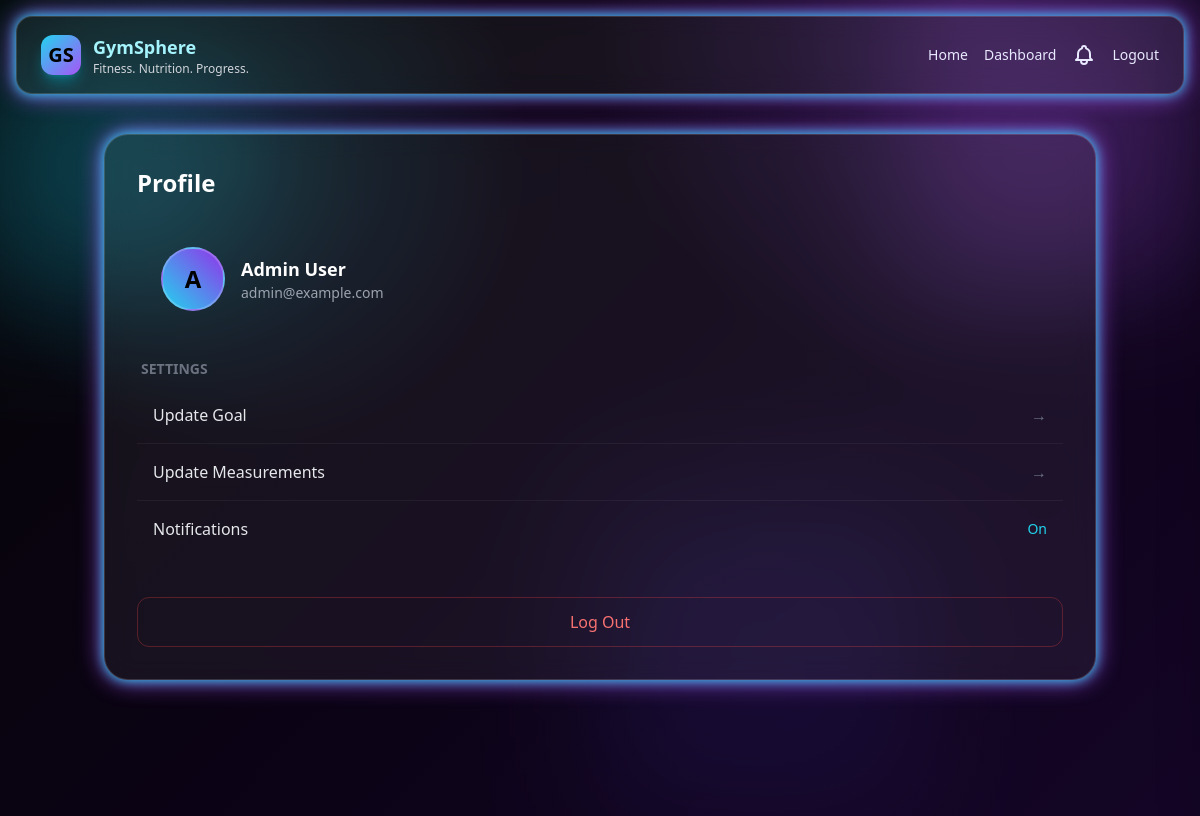
/account (signed in), run on the app's committed database.
### models.py (models this page shows, shortened)
class User(UserMixin, db.Model):
    __tablename__ = "users"
    id = db.Column(db.Integer, primary_key=True)
    fullname = db.Column(db.String(120), nullable=False)
    email = db.Column(db.String(120), unique=True, nullable=False, index=True)
    password_hash = db.Column(db.String(255), nullable=False)
    age = db.Column(db.Integer)
    height_cm = db.Column(db.Float)
    weight_kg = db.Column(db.Float)
    target_weight_kg = db.Column(db.Float)
    body_level = db.Column(db.String(50))
    activity_level = db.Column(db.String(50))
    fitness_level = db.Column(db.String(50))
    freq_per_week = db.Column(db.Integer)
    goal = db.Column(db.String(100))
    estimate_days = db.Column(db.Integer)
    last_check_date = db.Column(db.DateTime)
    created_at = db.Column(db.DateTime, default=datetime.utcnow, nullable=False)
    is_admin = db.Column(db.Boolean, default=False, nullable=False)
    progress_logs = db.relationship(
        "UserProgress",
        back_populates="user",
        cascade="all, delete-orphan",
        lazy="dynamic",
    )
    notifications = db.relationship(
        "Notification",
        back_populates="user",
        cascade="all, delete-orphan",
        lazy="dynamic",
    )
    orders = db.relationship(
        "Order",
        back_populates="user",
        cascade="all, delete-orphan",
        lazy="dynamic",
    )

### app.py (the view)
    @app.route("/account")
    @login_required
    def account_page():
        return render_template("account.html", user=current_user)

### templates/account.html (shortened to what this page needs)
{% extends "base.html" %}
{% block content %}
<div class="space-y-6">
    <h1 class="text-2xl font-bold text-white">Profile</h1>
    <div class="glass-premium rounded-2xl p-6 flex items-center gap-4">
        <div
            class="w-16 h-16 rounded-full bg-gradient-to-tr from-cyan-400 to-purple-600 flex items-center justify-center text-2xl font-bold text-black border-2 border-white/20">
            {{ user.fullname[0] if user.fullname else "U" }}
        </div>
        <div>
            <div class="text-lg font-bold text-white">{{ user.fullname }}</div>
            <div class="text-sm text-gray-400">{{ user.email }}</div>
        </div>
    </div>
    <div class="space-y-2">
        <h2 class="text-sm font-semibold text-gray-500 uppercase px-1">Settings</h2>
        <div class="glass-premium rounded-xl overflow-hidden">
            <a href="{{ url_for('goal') }}"
                class="flex items-center justify-between p-4 hover:bg-white/5 transition-colors border-b border-white/5">
                <span class="text-gray-200">Update Goal</span>
                <span class="text-gray-500">→</span>
            </a>
            <a href="{{ url_for('measurements') }}"
                class="flex items-center justify-between p-4 hover:bg-white/5 transition-colors border-b border-white/5">
                <span class="text-gray-200">Update Measurements</span>
                <span class="text-gray-500">→</span>
            </a>
            <a href="#" class="flex items-center justify-between p-4 hover:bg-white/5 transition-colors">
                <span class="text-gray-200">Notifications</span>
                <span class="text-cyan-400 text-sm">On</span>
            </a>
        </div>
    </div>
    <div class="pt-4">
        <a href="{{ url_for('logout') }}"
            class="block w-full text-center py-3 rounded-xl border border-red-500/30 text-red-400 hover:bg-red-500/10 transition-colors">
            Log Out
        </a>
    </div>
</div>
{% endblock %}

### static/css/styles.css (style rules this page uses)
:root { --glass-bg: rgba(255, 255, 255, 0.06); --glass-border: rgba(255, 255, 255, 0.15); --glow-cyan: #22d3ee; --glow-purple: #a855f7; --glow-pink: #ec4899; --bg-dark: #050505; --bg-purple-dark: #0b0315; --bg-purple-deep: #140526; }
body { background: radial-gradient(circle at 20% 20%, rgba(34, 211, 238, 0.15), transparent 25%), radial-gradient(circle at 80% 0%, rgba(168, 85, 247, 0.2), transparent 30%), linear-gradient(135deg, var(--bg-dark) 0%, var(--bg-purple-dark) 50%, var(--bg-purple-deep) 100%); min-height: 100vh; color: #e9e9ff; font-family: -apple-system, BlinkMacSystemFont, 'Segoe UI', Roboto, Oxygen, Ubuntu, Cantarell, sans-serif; }
a { transition: color 0.3s ease; }

### templates/base.html (style rules this page uses)
:root { --glass-bg: rgba(255, 255, 255, 0.06); --glass-border: rgba(255, 255, 255, 0.15); --glow-cyan: #22d3ee; --glow-purple: #a855f7; }
body { background: radial-gradient(circle at 20% 20%, rgba(34, 211, 238, 0.15), transparent 25%), radial-gradient(circle at 80% 0%, rgba(168, 85, 247, 0.2), transparent 30%), linear-gradient(135deg, #050505 0%, #0b0315 50%, #140526 100%); min-height: 100vh; color: #e9e9ff; }

### data on the page
User: fullname "A", fullname "Admin User", email "admin@example.com"
